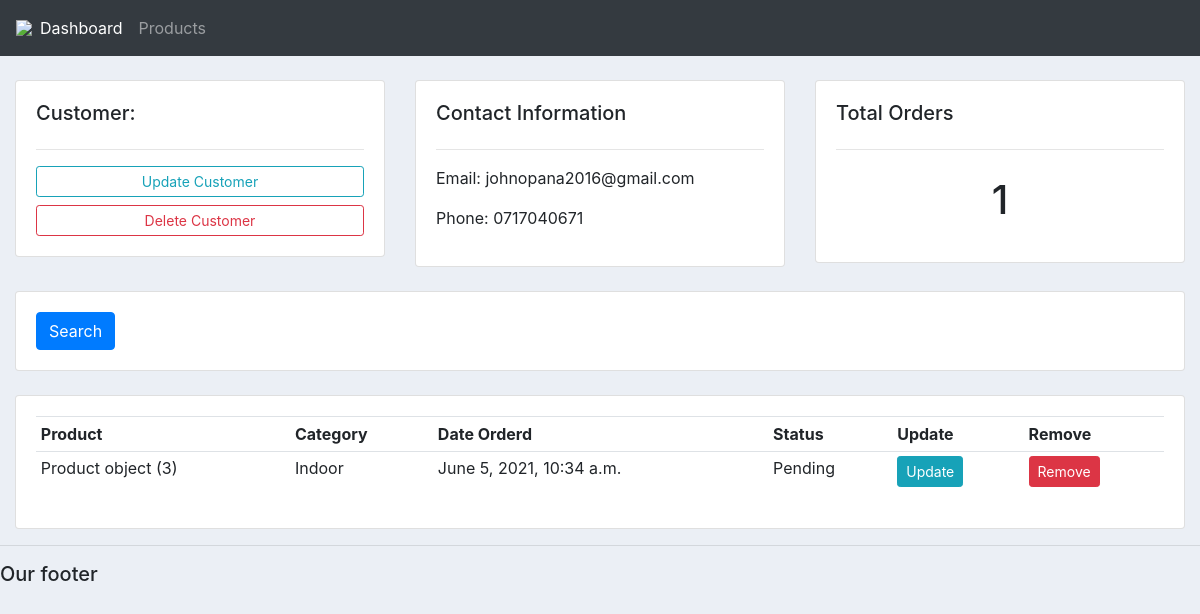
The app's page /customer/1/ with its own data.
### account/models.py (models this page shows, shortened)
class Customer(models.Model):
	name = models.CharField(max_length=200, null=True)
	phone = models.CharField(max_length=200, null=True)
	email = models.CharField(max_length=200, null=True)
	date_created = models.DateTimeField(auto_now_add=True, null=True)

class Order(models.Model):
	STATUS = (
			('Pending', 'Pending'),
			('Out for delivery', 'Out for delivery'),
			('Delivered', 'Delivered'),
			)
	customer = models.ForeignKey(Customer,null=True,on_delete=models.SET_NULL)
	product = models.ForeignKey(Product,null=True,on_delete=models.SET_NULL)
	date_created = models.DateTimeField(auto_now_add=True, null=True)
	status = models.CharField(max_length=200, null=True, choices=STATUS)

class Product(models.Model):
    CATEGORY =(
        ('Indoor','indoor'),
        ('Outdoor','Outdoor'),
    )
    Name = models.CharField(max_length=200,null= True)
    price = models.FloatField(null=True)
    category = models.CharField(max_length=200,null=True,choices=CATEGORY)
    description = models.CharField(max_length=200,null=True)
    date_created = models.DateTimeField(auto_now_add=True,null=True)
    tags = models.ManyToManyField(Tag)

### account/views.py (the view)
# urls.py: path('customer/<str:pk_test>/', views.customer, name="customer"),
def customer(request, pk_test):
	customer = Customer.objects.get(id=pk_test)
	orders = customer.order_set.all()
	order_count = orders.count()
	context = {'customer':customer, 'orders':orders, 'order_count':order_count}
	return render(request, 'account/customer.html',context)

### account/templates/account/customer.html
{%  extends 'account/main.html' %}
{% block content %}
	<br>
<div class="row">
	<div class="col-md">
		<div class="card card-body">
			<h5>Customer:</h5>
			<hr>
			<a class="btn btn-outline-info  btn-sm btn-block" href="">Update Customer</a>
			<a class="btn btn-outline-danger  btn-sm btn-block" href="">Delete Customer</a>
		</div>
	</div>
	<div class="col-md">
		<div class="card card-body">
			<h5>Contact Information</h5>
			<hr>
			<p>Email: {{customer.email}}</p>
			<p>Phone: {{customer.phone}}</p>
		</div>
	</div>
	<div class="col-md">
		<div class="card card-body">
			<h5>Total Orders</h5>
			<hr>
			<h1 style="text-align: center;padding: 10px">{{order_count}}</h1>
		</div>
	</div>
</div>
<br>
<div class="row">
	<div class="col">
		<div class="card card-body">
			<form method="get">
		    <button class="btn btn-primary" type="submit">Search</button>
		  </form>
		</div>
	</div>
</div>
<br>
<div class="row">
	<div class="col-md">
		<div class="card card-body">
			<table class="table table-sm">
				<tr>
					<th>Product</th>
					<th>Category</th>
					<th>Date Orderd</th>
					<th>Status</th>
					<th>Update</th>
					<th>Remove</th>
				</tr>
				{% for order in orders %}
				<tr>
					<td>{{order.product}}</td>
					<td>{{order.product.category}}</td>
					<td>{{order.date_created}}</td>
					<td>{{order.status}}</td>
					<td><a class="btn btn-sm btn-info" href="">Update</a></td>
					<td><a class="btn btn-sm btn-danger" href="">Remove</a></td>
				</tr>
				{% endfor %}
			</table>
		</div>
	</div>
</div>
{% endblock %}

### Crm1/static/css/main.css (style rules this page uses)
body { background-color: #ebeff5; }

### account/templates/account/main.html (style rules this page uses)
body { background-color: #ebeff5; }

### records on screen
Customer: email "johnopana2016@gmail.com", phone "0717040671"
Order: product "Product object (3)", product.category "Indoor", date_created "June 5, 2021, 10:34 a.m.", status "Pending"

### other values on screen
{{ order_count }} "1"
